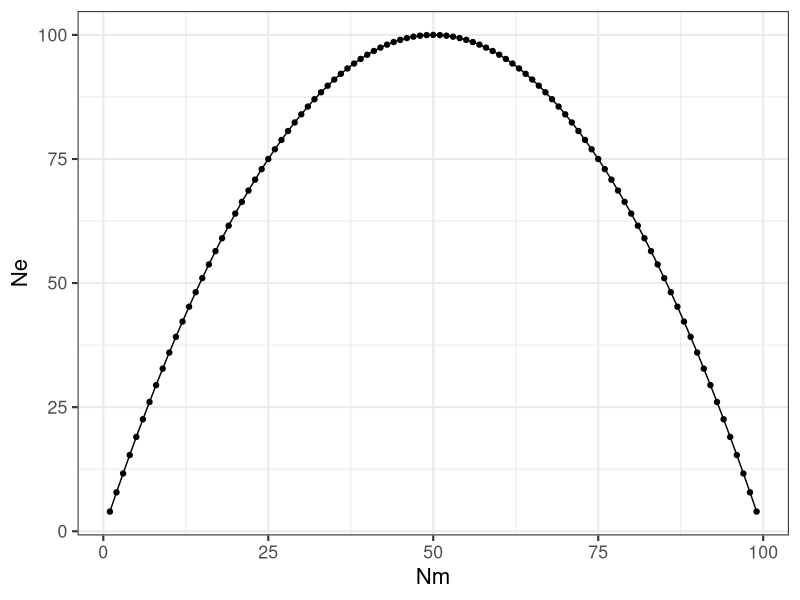

Reproduce this figure in R. (Note: this script raises an error after producing the figure.)
## ---- chunk 1
library(ggplot2)
N <- 100
Nm <- 1:99
Nf <- N - Nm
Ne <- (4*Nm*Nf)/(Nm + Nf)
df <- data.frame(Nm,Ne)
ggplot( df, aes(x=Nm,y=Ne)) + geom_line() + geom_point() + theme_bw(base_size=16)
## ---- chunk 2
#| fig-cap: "Two ways alleles at a single locus can be the same.  Either they are descended from a common ancestor (autozygosity) or are derived from different ancestors but mutation has cause them to be identical (allozygosity)."
knitr::include_graphics("media/allele_lineages.png")
## ---- chunk 3
N <- c(100,100,10,rep(100,50))
Ne <- 100
for( i in 2:length(N)) {
  Ne[i] <- 1 / ( 1/i * sum(1/N[1:i]) )
}
df <- data.frame(Time=1:length(Ne), Ne )
ggplot(df, aes(x=Time,y=Ne)) + geom_line() + geom_point() + theme_bw(base_size=16)
